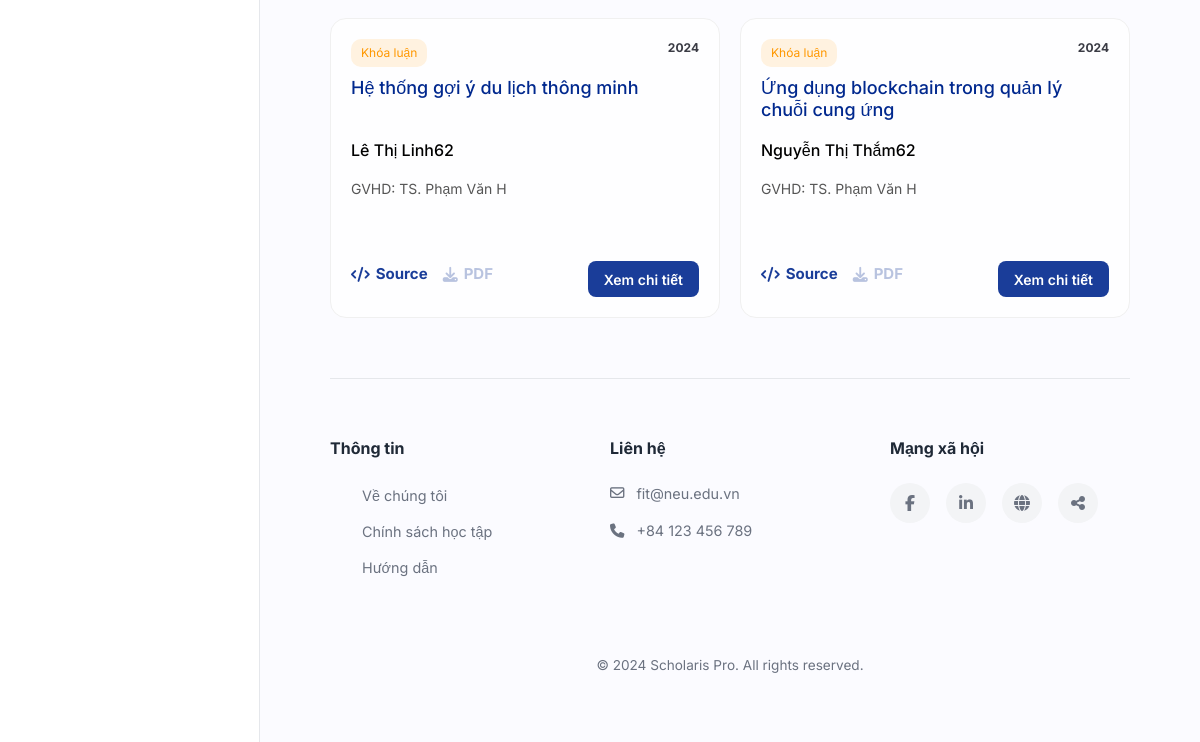
The page /theses-projects (lower part) on the database as committed earlier.
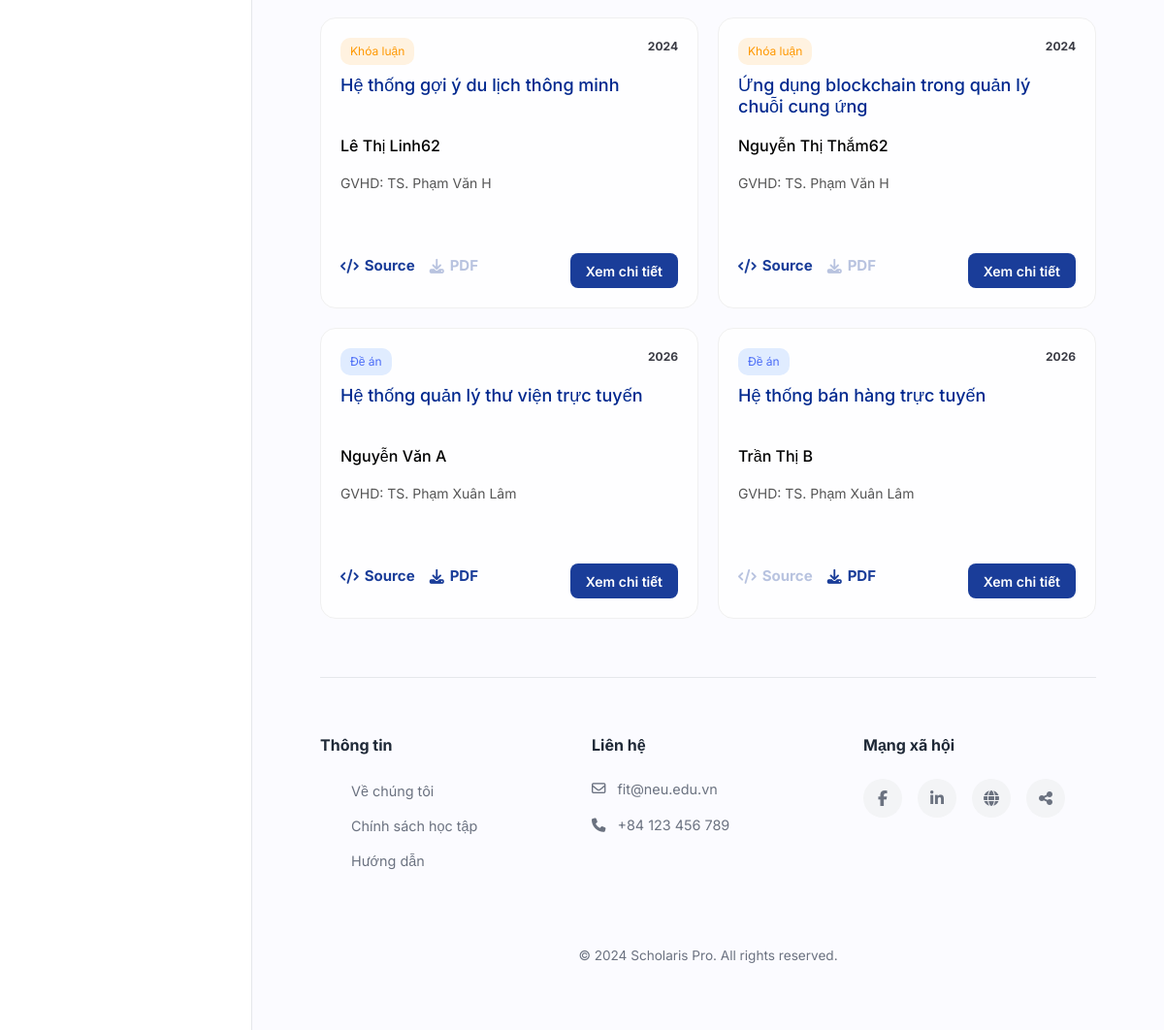
The same page on the database as committed later.
### tables this page shows
CREATE TABLE published_reports (
    id INTEGER PRIMARY KEY AUTOINCREMENT,
    student_id INTEGER NOT NULL,
    class_id INTEGER NOT NULL,
    topic_id INTEGER NOT NULL,
    file_url VARCHAR(500),
    source_code_url VARCHAR(500),
    published_at DATETIME DEFAULT CURRENT_TIMESTAMP,
    FOREIGN KEY (student_id) REFERENCES students(id),
    FOREIGN KEY (class_id) REFERENCES classes(id),
    FOREIGN KEY (topic_id) REFERENCES topics(id)
);

CREATE TABLE course_types (
    id INTEGER PRIMARY KEY AUTOINCREMENT,
    type_name VARCHAR(50) NOT NULL UNIQUE
);

CREATE TABLE topics (
    id INTEGER PRIMARY KEY AUTOINCREMENT,
    student_id INTEGER NOT NULL,
    class_id INTEGER NOT NULL,
    title VARCHAR(500) NOT NULL,
    description TEXT,
    created_at DATETIME DEFAULT CURRENT_TIMESTAMP,
    updated_at DATETIME DEFAULT CURRENT_TIMESTAMP,
    FOREIGN KEY (student_id) REFERENCES students(id),
    FOREIGN KEY (class_id) REFERENCES classes(id)
);

CREATE TABLE users (
    id INTEGER PRIMARY KEY AUTOINCREMENT,
    email VARCHAR(100) NOT NULL UNIQUE,
    password VARCHAR(255) NOT NULL,
    full_name VARCHAR(100) NOT NULL,
    role VARCHAR(20) NOT NULL CHECK (role IN ('student', 'lecturer')),
    phone VARCHAR(20),
    created_at DATETIME DEFAULT CURRENT_TIMESTAMP
);

### app/student/thesis/routes.py (the view)
@thesis_bp.route("/theses-projects")
def thesesprojects():
    q = request.args.get("q", "")
    year = request.args.get("year", "")
    type_ = request.args.get("type", "all")
    base_template = "student/base.html"
    if session.get('role') == 'lecturer':
        base_template = "lecturer/base.html"
    conn = get_db()
    cursor = conn.cursor()
    years = cursor.execute("""
        SELECT DISTINCT strftime('%Y', published_at) as year
        FROM published_reports
        ORDER BY year DESC
    """).fetchall()
    sql = """
        SELECT
            t.id, t.title, t.description,
            c.class_code, co.course_name, ct.type_name,
            u_lec.full_name AS lecturer_name,
            u_stu.full_name AS student_name,
            s.student_code,
            pr.published_at, pr.file_url, pr.source_code_url
        FROM published_reports pr
        JOIN topics t ON pr.topic_id = t.id
        JOIN classes c ON t.class_id = c.id
        JOIN courses co ON c.course_id = co.id
        JOIN course_types ct ON co.course_type_id = ct.id
        JOIN lecturers l ON c.lecturer_id = l.id
        JOIN users u_lec ON l.user_id = u_lec.id
        JOIN students s ON t.student_id = s.id
        JOIN users u_stu ON s.user_id = u_stu.id
        WHERE (t.title LIKE ? OR u_lec.full_name LIKE ?)
        """
    params = [f"%{q}%", f"%{q}%"]
    if year:
        sql += " AND strftime('%Y', pr.published_at) = ?"
        params.append(year)
    if type_ == "project":
        sql += " AND ct.type_name = 'Đề án'"
    elif type_ == "thesis":
        sql += " AND ct.type_name = 'Khóa luận'"
    rows = cursor.execute(sql, params).fetchall()
    return render_template(
        "student/theses.html",
        theses=rows,
        q=q,
        year=year,
        type=type_,
        years=years,
        base_template=base_template
    )

### app/database.py (called while the page is built)
def get_db():
    if 'db' not in g:
        g.db = sqlite3.connect(DB_PATH, timeout=30)
        g.db.row_factory = sqlite3.Row
        try:
            g.db.execute("PRAGMA journal_mode=WAL")
            g.db.execute("PRAGMA foreign_keys=ON")
        except sqlite3.OperationalError:
            pass
    return g.db

### templates/student/theses.html (shortened to what this page needs)
{% extends base_template %}
{% block styles %}
<link rel="stylesheet" href="{{ url_for('static', filename='theses.css') }}">
{% endblock %}
{% block content %}
<div class="theses-container">
    <div class="list">
    {% for t in theses %}
    <div class="card">
        <div class="year">
            {{ t["published_at"][:4] if t["published_at"] else "" }}
        </div>
        <div class="type {{ 'project' if t['type_name']=='Đề án' else 'thesis' }}">
            {{ t["type_name"] }}
        </div>
        <h3 class="title">{{ t["title"] }}</h3>
        <p class="student" style="color: black; font-weight: 500;">{{ t["student_name"] }}</p>
        <p class="lecturer">GVHD: {{ t["lecturer_name"] }}</p>
        <div class="actions">
            {% if session.get('role') == 'lecturer' %}
                <div class="admin-controls">
                    <a href="{{ url_for('thesis.edit_thesis', topic_id=t['id']) }}" class="btn-update">
                        Chỉnh sửa
                    </a>
                   <form action="{{ url_for('thesis.delete_published_report', topic_id=t['id']) }}" method="POST" style="display:inline;">
    <button type="submit" class="btn-delete" onclick="return confirm('Bạn có chắc chắn muốn gỡ báo cáo này khỏi danh sách công khai không?')">
        <i class="fa-solid fa-trash"></i> Xóa
    </button>
</form>
                    <a href="/theses/{{ t['id'] }}" class="btn-detail-small">
                        Chi tiết
                    </a>
                </div>
            {% else %}
                <div class="student-controls">
                    <a href="{{ t['source_code_url'] or '#' }}" class="link {{ 'disabled' if not t['source_code_url'] else '' }}">
                        <i class="fa-solid fa-code"></i> Source
                    </a>
                    <a href="{{ t['file_url'] or '#' }}" class="link {{ 'disabled' if not t['file_url'] else '' }}">
                        <i class="fa-solid fa-download"></i> PDF
                    </a>
                    <a href="/theses/{{ t['id'] }}" class="detail-btn">Xem chi tiết</a>
                </div>
            {% endif %}
        </div>
    </div>
    {% endfor %}
</div>
{% endblock %}

Rows that differ between the two databases and show on the page:
added published_reports: published_at "2026", type_name "Đề án", title "Hệ thống quản lý thư viện trực tuyến", student_name "Nguyễn Văn A", lecturer_name "TS. Phạm Xuân Lâm"
added published_reports: published_at "2026", type_name "Đề án", title "Hệ thống bán hàng trực tuyến", student_name "Trần Thị B", lecturer_name "TS. Phạm Xuân Lâm"
